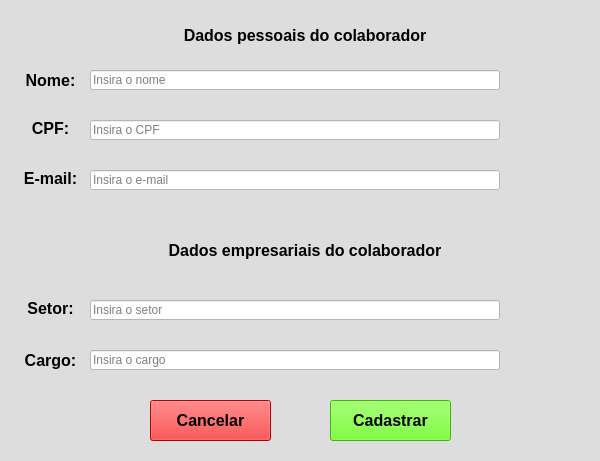
<?xml version="1.0" encoding="UTF-8"?>
<ui version="4.0">
 <class>Form</class>
 <widget class="QWidget" name="Form">
  <property name="geometry">
   <rect>
    <x>0</x>
    <y>0</y>
    <width>600</width>
    <height>461</height>
   </rect>
  </property>
  <property name="windowTitle">
   <string>Cadastro</string>
  </property>
  <property name="styleSheet">
   <string notr="true">background-color: rgb(221, 221, 221);</string>
  </property>
  <widget class="QPushButton" name="btn_cancel">
   <property name="geometry">
    <rect>
     <x>150</x>
     <y>400</y>
     <width>121</width>
     <height>41</height>
    </rect>
   </property>
   <property name="font">
    <font>
     <pointsize>12</pointsize>
     <weight>75</weight>
     <bold>true</bold>
    </font>
   </property>
   <property name="styleSheet">
    <string notr="true">QPushButton{
	background-color: rgb(255, 0, 0);
}
QPushButton:hover{
	
	background-color: rgb(189, 0, 0);
}</string>
   </property>
   <property name="text">
    <string>Cancelar</string>
   </property>
  </widget>
  <widget class="QPushButton" name="btn_cadastro">
   <property name="geometry">
    <rect>
     <x>330</x>
     <y>400</y>
     <width>121</width>
     <height>41</height>
    </rect>
   </property>
   <property name="font">
    <font>
     <pointsize>12</pointsize>
     <weight>75</weight>
     <bold>true</bold>
    </font>
   </property>
   <property name="styleSheet">
    <string notr="true">QPushButton{
	
	background-color: rgb(85, 255, 0);
}
QPushButton:hover{
	
	background-color: rgb(62, 186, 0);
}</string>
   </property>
   <property name="text">
    <string>Cadastrar</string>
   </property>
  </widget>
  <widget class="QLabel" name="label_nome">
   <property name="geometry">
    <rect>
     <x>20</x>
     <y>70</y>
     <width>61</width>
     <height>20</height>
    </rect>
   </property>
   <property name="font">
    <font>
     <pointsize>12</pointsize>
     <weight>75</weight>
     <bold>true</bold>
    </font>
   </property>
   <property name="text">
    <string>Nome:</string>
   </property>
   <property name="textFormat">
    <enum>Qt::AutoText</enum>
   </property>
   <property name="alignment">
    <set>Qt::AlignCenter</set>
   </property>
  </widget>
  <widget class="QLabel" name="label_cargo">
   <property name="geometry">
    <rect>
     <x>20</x>
     <y>350</y>
     <width>61</width>
     <height>21</height>
    </rect>
   </property>
   <property name="font">
    <font>
     <pointsize>12</pointsize>
     <weight>75</weight>
     <bold>true</bold>
    </font>
   </property>
   <property name="text">
    <string>Cargo:</string>
   </property>
   <property name="textFormat">
    <enum>Qt::AutoText</enum>
   </property>
   <property name="alignment">
    <set>Qt::AlignCenter</set>
   </property>
  </widget>
  <widget class="QLabel" name="label_email">
   <property name="geometry">
    <rect>
     <x>20</x>
     <y>170</y>
     <width>61</width>
     <height>16</height>
    </rect>
   </property>
   <property name="font">
    <font>
     <pointsize>12</pointsize>
     <weight>75</weight>
     <bold>true</bold>
    </font>
   </property>
   <property name="text">
    <string>E-mail:</string>
   </property>
   <property name="textFormat">
    <enum>Qt::AutoText</enum>
   </property>
   <property name="alignment">
    <set>Qt::AlignCenter</set>
   </property>
  </widget>
  <widget class="QLabel" name="label_setor">
   <property name="geometry">
    <rect>
     <x>20</x>
     <y>300</y>
     <width>61</width>
     <height>16</height>
    </rect>
   </property>
   <property name="font">
    <font>
     <pointsize>12</pointsize>
     <weight>75</weight>
     <bold>true</bold>
    </font>
   </property>
   <property name="text">
    <string>Setor:</string>
   </property>
   <property name="textFormat">
    <enum>Qt::AutoText</enum>
   </property>
   <property name="alignment">
    <set>Qt::AlignCenter</set>
   </property>
  </widget>
  <widget class="QLabel" name="label_title">
   <property name="geometry">
    <rect>
     <x>170</x>
     <y>20</y>
     <width>270</width>
     <height>31</height>
    </rect>
   </property>
   <property name="font">
    <font>
     <pointsize>12</pointsize>
     <weight>75</weight>
     <bold>true</bold>
    </font>
   </property>
   <property name="text">
    <string>Dados pessoais do colaborador</string>
   </property>
   <property name="textFormat">
    <enum>Qt::AutoText</enum>
   </property>
   <property name="alignment">
    <set>Qt::AlignCenter</set>
   </property>
  </widget>
  <widget class="QLabel" name="label_titleEm">
   <property name="geometry">
    <rect>
     <x>150</x>
     <y>240</y>
     <width>310</width>
     <height>20</height>
    </rect>
   </property>
   <property name="font">
    <font>
     <pointsize>12</pointsize>
     <weight>75</weight>
     <bold>true</bold>
    </font>
   </property>
   <property name="text">
    <string>Dados empresariais do colaborador</string>
   </property>
   <property name="textFormat">
    <enum>Qt::AutoText</enum>
   </property>
   <property name="alignment">
    <set>Qt::AlignCenter</set>
   </property>
  </widget>
  <widget class="QLabel" name="label_cpf">
   <property name="geometry">
    <rect>
     <x>20</x>
     <y>120</y>
     <width>61</width>
     <height>16</height>
    </rect>
   </property>
   <property name="font">
    <font>
     <pointsize>12</pointsize>
     <weight>75</weight>
     <bold>true</bold>
    </font>
   </property>
   <property name="text">
    <string>CPF:</string>
   </property>
   <property name="textFormat">
    <enum>Qt::AutoText</enum>
   </property>
   <property name="alignment">
    <set>Qt::AlignCenter</set>
   </property>
  </widget>
  <widget class="QLineEdit" name="input_nome">
   <property name="geometry">
    <rect>
     <x>90</x>
     <y>70</y>
     <width>410</width>
     <height>20</height>
    </rect>
   </property>
   <property name="styleSheet">
    <string notr="true">background-color: rgb(255, 255, 255);</string>
   </property>
   <property name="placeholderText">
    <string>Insira o nome</string>
   </property>
  </widget>
  <widget class="QLineEdit" name="input_cpf">
   <property name="geometry">
    <rect>
     <x>90</x>
     <y>120</y>
     <width>410</width>
     <height>20</height>
    </rect>
   </property>
   <property name="styleSheet">
    <string notr="true">background-color: rgb(255, 255, 255);</string>
   </property>
   <property name="placeholderText">
    <string>Insira o CPF</string>
   </property>
  </widget>
  <widget class="QLineEdit" name="input_email">
   <property name="geometry">
    <rect>
     <x>90</x>
     <y>170</y>
     <width>410</width>
     <height>20</height>
    </rect>
   </property>
   <property name="styleSheet">
    <string notr="true">background-color: rgb(255, 255, 255);</string>
   </property>
   <property name="placeholderText">
    <string>Insira o e-mail</string>
   </property>
  </widget>
  <widget class="QLineEdit" name="input_setor">
   <property name="geometry">
    <rect>
     <x>90</x>
     <y>300</y>
     <width>410</width>
     <height>20</height>
    </rect>
   </property>
   <property name="styleSheet">
    <string notr="true">background-color: rgb(255, 255, 255);</string>
   </property>
   <property name="placeholderText">
    <string>Insira o setor</string>
   </property>
  </widget>
  <widget class="QLineEdit" name="input_cargo">
   <property name="geometry">
    <rect>
     <x>90</x>
     <y>350</y>
     <width>410</width>
     <height>20</height>
    </rect>
   </property>
   <property name="styleSheet">
    <string notr="true">background-color: rgb(255, 255, 255);</string>
   </property>
   <property name="placeholderText">
    <string>Insira o cargo</string>
   </property>
  </widget>
 </widget>
 <resources/>
 <connections/>
</ui>
